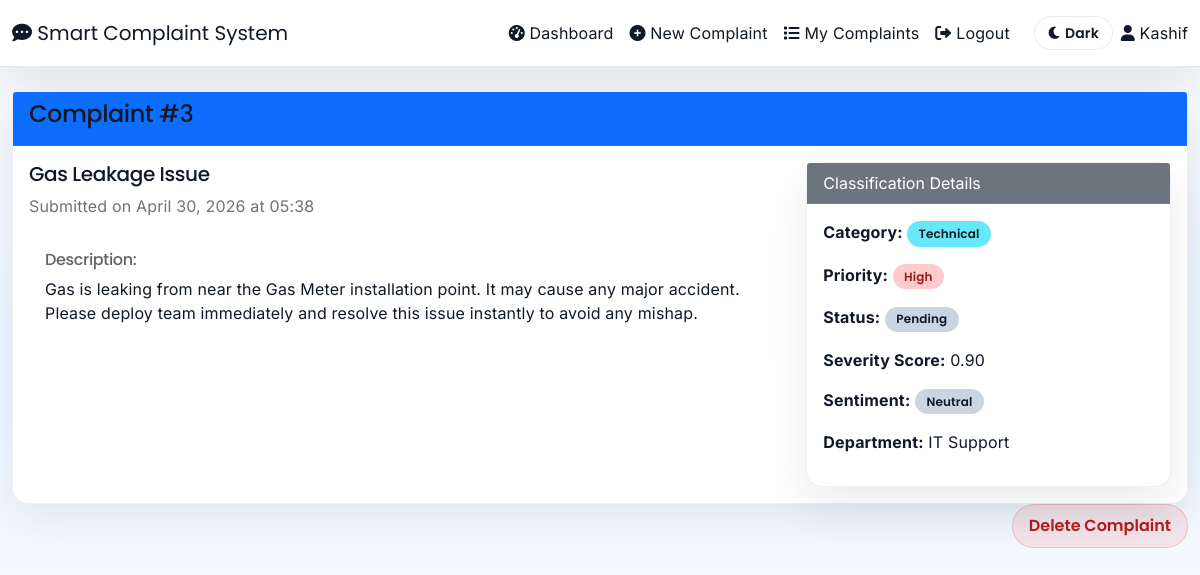
The page /complaint/3 (signed in) on the database its author committed.
### app.py (models this page shows)
class User(UserMixin, db.Model):
    __tablename__ = 'users'
    id = db.Column(db.Integer, primary_key=True)
    email = db.Column(db.String(120), unique=True, nullable=False)
    name = db.Column(db.String(100), nullable=False)
    password_hash = db.Column(db.String(200), nullable=False)
    is_verified = db.Column(db.Boolean, default=False)
    is_admin = db.Column(db.Boolean, default=False)
    created_at = db.Column(db.DateTime, default=datetime.utcnow)
    complaints = db.relationship('Complaint', backref='user', lazy=True)
    resolutions = db.relationship('ResolutionLog', backref='resolved_by_user', lazy=True)

class Complaint(db.Model):
    __tablename__ = 'complaints'
    id = db.Column(db.Integer, primary_key=True)
    user_id = db.Column(db.Integer, db.ForeignKey('users.id'), nullable=False)
    title = db.Column(db.String(200), nullable=False)
    description = db.Column(db.Text, nullable=False)
    category = db.Column(db.String(50), nullable=False)
    severity_score = db.Column(db.Float, default=0.0)
    priority = db.Column(db.String(20), default='Medium')
    status = db.Column(db.String(20), default='Pending')
    sentiment = db.Column(db.String(20))
    department = db.Column(db.String(50))
    created_at = db.Column(db.DateTime, default=datetime.utcnow)
    updated_at = db.Column(db.DateTime, default=datetime.utcnow, onupdate=datetime.utcnow)
    resolution_logs = db.relationship('ResolutionLog', backref='complaint', lazy=True)

### app.py (the view)
@app.route('/complaint/<int:complaint_id>')
@login_required
def complaint_detail(complaint_id):
    complaint = Complaint.query.get_or_404(complaint_id)
    if complaint.user_id != current_user.id and not current_user.is_admin:
        flash('Access denied', 'error')
        return redirect(url_for('dashboard'))
    return render_template('complaint_detail.html', complaint=complaint)

### app.py (called while the page is built)
@login_manager.user_loader
def load_user(user_id):
    return User.query.get(int(user_id))

### templates/complaint_detail.html (shortened to what this page needs)
{% extends "base.html" %}
{% block content %}
<div class="card">
    <div class="card-header bg-primary text-white">
        <h4>Complaint #{{ complaint.id }}</h4>
    </div>
    <div class="card-body">
        <div class="row">
            <div class="col-md-8">
                <h5>{{ complaint.title }}</h5>
                <p class="text-muted">Submitted on {{ complaint.created_at.strftime('%B %d, %Y at %H:%M') }}</p>
                <div class="alert alert-light">
                    <h6>Description:</h6>
                    <p>{{ complaint.description }}</p>
                </div>
            </div>
            <div class="col-md-4">
                <div class="card">
                    <div class="card-header bg-secondary text-white">
                        Classification Details
                    </div>
                    <div class="card-body">
                        <p><strong>Category:</strong> <span class="badge bg-info">{{ complaint.category }}</span></p>
                        <p><strong>Priority:</strong>
                            <span class="badge bg-{{ 'danger' if complaint.priority == 'High' else 'warning' if complaint.priority == 'Medium' else 'secondary' }}">
                                {{ complaint.priority }}
                            </span>
                        </p>
                        <p><strong>Status:</strong>
                            <span class="badge bg-{{ 'success' if complaint.status == 'Resolved' else 'warning' if complaint.status == 'In Progress' else 'secondary' }}">
                                {{ complaint.status }}
                            </span>
                        </p>
                        <p><strong>Severity Score:</strong> {{ "%.2f"|format(complaint.severity_score) }}</p>
                        <p><strong>Sentiment:</strong>
                            <span class="badge bg-{{ 'danger' if complaint.sentiment == 'negative' else 'success' if complaint.sentiment == 'positive' else 'secondary' }}">
                                {{ complaint.sentiment|title }}
                            </span>
                        </p>
                        <p><strong>Department:</strong> {{ complaint.department }}</p>
                    </div>
                </div>
            </div>
        </div>
    </div>
</div>
{% if current_user.is_admin or complaint.user_id == current_user.id %}
<div class="d-flex justify-content-end mb-3">
    <form method="post" action="{{ url_for('delete_complaint', complaint_id=complaint.id) }}" onsubmit="return confirm('Delete this complaint?');">
        <button type="submit" class="btn btn-action btn-view btn-delete">Delete Complaint</button>
    </form>
</div>
{% endif %}
{% endblock %}

### templates/base.html (shortened to what this page needs)
<!DOCTYPE html>
<html lang="en">
<head>
    <link href="https://cdn.jsdelivr.net/npm/bootstrap@5.1.3/dist/css/bootstrap.min.css" rel="stylesheet">
    <link href="https://cdnjs.cloudflare.com/ajax/libs/font-awesome/6.0.0/css/all.min.css" rel="stylesheet">
    <link href="{{ url_for('static', filename='css/style.css') }}?v=5" rel="stylesheet">
</head>
<body>
    <nav class="navbar navbar-expand-lg navbar-light">
        <div class="container">
            <a class="navbar-brand" href="{{ url_for('dashboard') if current_user.is_authenticated else url_for('login') }}">
                <i class="fas fa-comment-dots"></i> Smart Complaint System
            </a>
            <div class="collapse navbar-collapse" id="navbarNav">
                {% if current_user.is_authenticated %}
                <ul class="navbar-nav ms-auto">
                    {% if current_user.is_admin %}
                    <li class="nav-item">
                        <a class="nav-link" href="{{ url_for('admin_dashboard') }}">
                            <i class="fas fa-tachometer-alt"></i> Admin Dashboard
                        </a>
                    </li>
                    <li class="nav-item">
                        <a class="nav-link" href="{{ url_for('admin_settings') }}">
                            <i class="fas fa-cog"></i> Admin Settings
                        </a>
                    </li>
                    {% else %}
                    <li class="nav-item">
                        <a class="nav-link" href="{{ url_for('dashboard') }}">
                            <i class="fas fa-tachometer-alt"></i> Dashboard
                        </a>
                    </li>
                    <li class="nav-item">
                        <a class="nav-link" href="{{ url_for('submit_complaint') }}">
                            <i class="fas fa-plus-circle"></i> New Complaint
                        </a>
                    </li>
                    <li class="nav-item">
                        <a class="nav-link" href="{{ url_for('my_complaints') }}">
                            <i class="fas fa-list"></i> My Complaints
                        </a>
                    </li>
                    {% endif %}
                    <li class="nav-item">
                        <a class="nav-link" href="{{ url_for('logout') }}">
                            <i class="fas fa-sign-out-alt"></i> Logout
                        </a>
                    </li>
                </ul>
                <div class="navbar-text ms-3 d-flex align-items-center gap-2">
                    <button id="modeToggle" class="btn btn-sm btn-mode">
                        <i class="fas fa-moon"></i>
                        <span class="mode-label">Dark</span>
                    </button>
                    <span><i class="fas fa-user"></i> {{ current_user.name }}</span>
                </div>
                {% endif %}
            </div>
        </div>
    </nav>
    <div class="container mt-4">
        {% block content %}{% endblock %}
    </div>
</body>
</html>

### static/css/style.css (style rules this page uses)
:root { --surface: #f8fafc; --surface-dark: #e2e8f0; --panel: rgba(255,255,255,0.96); --panel-strong: rgba(255,255,255,0.99); --text: #111827; --muted: #475569; --accent: #2563eb; --accent-soft: #7dd3fc; --accent-strong: #1e40af; --primary: #0ea5e9; --primary-soft: #dbeafe; --success: #10b981; --warning: #f59e0b; --danger: #ef4444; }
body { font-family: 'Poppins', 'Inter', system-ui, -apple-system, BlinkMacSystemFont, 'Segoe UI', sans-serif; -webkit-font-smoothing: antialiased; -moz-osx-font-smoothing: grayscale; text-rendering: optimizeLegibility; color: var(--text); }
h1, h2, h3, h4, h5, h6, .navbar-brand, .btn, .badge { font-family: 'Poppins', 'Inter', system-ui, -apple-system, BlinkMacSystemFont, 'Segoe UI', sans-serif; }
h1, h2, h3, h4, h5, h6 { letter-spacing: -0.02em; }
p, span, td, th, label, .form-control, .nav-link { letter-spacing: 0.01em; }
body { background: linear-gradient(180deg, #f8fafc 0%, #eff6ff 48%, #ffffff 100%); min-height: 100vh; font-family: 'Inter', 'Segoe UI', Tahoma, Geneva, Verdana, sans-serif; color: var(--text); }
.navbar { background: #ffffff; box-shadow: 0 18px 40px rgba(15, 23, 42, 0.08); border-bottom: 1px solid rgba(148, 163, 184, 0.24); }
.navbar .nav-link, .navbar .navbar-brand, .navbar-text, .navbar-toggler-icon { color: var(--text) !important; }
.container, .container-fluid { max-width: 1200px; }
.card, .table-responsive, .alert, .form-control, .list-group-item { border-radius: 1rem; }
.card { background: #ffffff; border: 1px solid rgba(148, 163, 184, 0.16); box-shadow: 0 18px 45px rgba(15, 23, 42, 0.08); transition: transform 0.25s ease, box-shadow 0.25s ease; }
.card-header { background: #f8fafc; color: var(--text); border-bottom: 1px solid rgba(148, 163, 184, 0.18); }
.card-body { background: transparent; }
.btn-action { border-radius: 999px; padding: 0.55rem 1rem; min-width: 80px; text-align: center; font-weight: 600; transition: transform 0.2s ease, box-shadow 0.2s ease, background 0.2s ease; }
.btn-view { background: rgba(37, 99, 235, 0.1); color: #1d4ed8; border: 1px solid rgba(37, 99, 235, 0.24); }
.btn-delete { background: rgba(239, 68, 68, 0.1); color: #b91c1c; border: 1px solid rgba(239, 68, 68, 0.24); }
.btn { transition: transform 0.2s ease, box-shadow 0.2s ease; }
.btn-mode { border-radius: 999px; border: 1px solid rgba(148, 163, 184, 0.2); background: rgba(255,255,255,0.95); color: var(--text); padding: 0.35rem 0.8rem; font-weight: 600; }
.alert { border-radius: 1rem; border: none; }
.badge { padding: 0.55em 0.95em; border-radius: 999px; font-weight: 600; border: none !important; box-shadow: none !important; background-clip: padding-box; }
.badge.bg-info { background-color: #67e8f9 !important; color: #0f172a !important; }
.badge.bg-secondary { background-color: #cbd5e1 !important; color: #0f172a !important; }
.badge.bg-danger { background-color: #fecaca !important; color: #991b1b !important; }
.card h5, .card h4, .card h2, .card p, .card small { color: var(--text); }
body .card { animation: fadeIn 0.6s ease; }

### rows shown on the page
User: name "Kashif"
Complaint: id "3", title "Gas Leakage Issue", created_at "April 30, 2026 at 05:38", description "Gas is leaking from near the Gas Meter installation point. It may cause any major accident. Please deploy team immediately and resolve this issue instantly to avoid any mishap.", category "Technical", priority "High", status "Pending", severity_score "0.90", sentiment "Neutral", department "IT Support"
